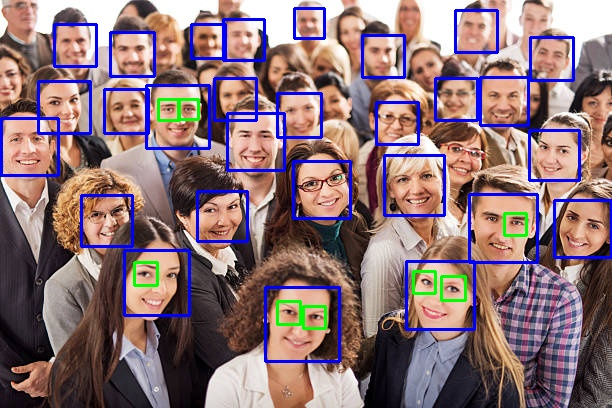
#> input picture t1/detect_example.jpg, 612 x 408 px
$ python ldog.py ../t1/detect_example.jpg   (older library calls are emulated)
#> lines starting #> are read from the running program, lines starting #| are printed output that depends on the picture
import cv2
import os.path
import sys
import numpy as np

WRITE_IMGS = False
BASE = None
EXT = None

def parse_args():
  if (2 > len(sys.argv) or len(sys.argv) > 3) or ("-h" in sys.argv):
    print("Usage " + sys.argv[0] + " img [-w] [-h]")
    print("  Arguments:")
    print("    img - image to apply filters")
    print("  Options:")
    print("    -w  - write images to disk")
    print("    -h  - displays this help message")
    return None, None
  base, ext = os.path.splitext(sys.argv[1])
  global WRITE_IMGS
  if "-w" in sys.argv:
    WRITE_IMGS = True
  print(WRITE_IMGS)
  return base, ext

def _ask_prompt(prompt, Options):
  print(prompt, end=' ')
  n = len(Options)
  for i, o in enumerate(Options):
    default = i == n-1
    if default:
      print('[', end='')
    print(o, end='')
    if default:
      print(']')
    else:
      print('/', end='')

def ask(prompt, Options):
  while True:
    _ask_prompt(prompt, Options)
    c = input()
    if c == '':
      return Options[-1]
    for i, o in enumerate(Options):
      if c == o or o.startswith(c):
        return o

def open_ask(prompt, n, Args):
  while True:
    print(prompt)
    s = input().split()
    if len(s) == n:
      break
  if type(Args) == type:
    t = Args
    for i, v in enumerate(s):
      s[i] = t(v)
    return s
  m = len(Args)
  lt = Args[0]
  for i, v in enumerate(s):
    if i < m:
      lt = Args[i]
    s[i] = lt(v)
  return s

def write_image(ap, img):
  if WRITE_IMGS:
    cv2.imwrite(BASE + "_" + ap + EXT, img)

# [30 lines left out: functions wait_key, draw_caption, view_image, not called in this run]

def add_image(title, img, subtitle=""):
  timg = draw_caption(title + subtitle, img)
  cv2.imshow(title, timg)

# [4 lines left out: function flush_imview, not called in this run]

def clear_imview():
  cv2.destroyAllWindows()

def read_image(path):
#> called with path = '../t1/detect_example.jpg'
  print("Reading image from " + path + "...")
  img = cv2.imread(path, cv2.IMREAD_GRAYSCALE)
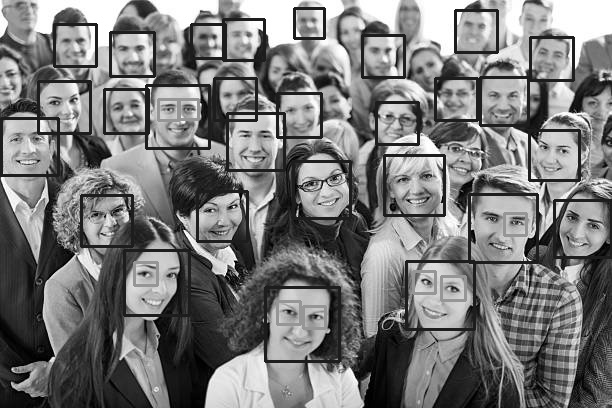
#> img: shape (408, 612); min 0, max 255, mean 122.6
  if img is None:
    sys.exit(2)
  if ask("View image?", ['y', 'n']) == 'y':
    view_image("Original", img)
  return img

def apply_gaussian(img):
  print("Applying gaussian blur...")
  s = open_ask("Gaussian blur kernel sizes (n, m) and (p, q)? Input format: n m p q", 4, int)
  bImg = cv2.GaussianBlur(img, (s[0], s[1]), 0)
  pImg = cv2.GaussianBlur(img, (s[2], s[3]), 0)
  if ask("View images?", ['y', 'n']) == 'y':
    add_image("Gaussian blur with kernel " + str(s[0:2]), bImg)
    add_image("Gaussian blur with kernel " + str(s[2:4]), pImg)
    flush_imview()
  return bImg, pImg

# [23 lines left out: functions apply_laplacian, apply_difference, compare_log_dog, not called in this run]

def half_img(img):
  return img[::2, 1::2]

# [49 lines left out: functions create_raw_pyramid, create_gaussian_pyramid, compare_pyramids, save_pyramid, not called in this run]

def run():
  I = read_image(BASE + EXT)
  write_image("gray", I)
  G1, G2 = apply_gaussian(I)
  write_image("G1", G1)
  write_image("G2", G2)
  iL, gL = apply_laplacian(I, G1)
  write_image("L", iL)
  write_image("LoG", gL)
  D = apply_difference(G1, G2)
  write_image("DoG", D)
  compare_log_dog(iL, gL, D)
  rP, gP = compare_pyramids(I)
  save_pyramid(rP, "raw_pyramid")
  save_pyramid(gP, "gauss_pyramid")

if __name__ == "__main__":
  BASE, EXT = parse_args()
  if BASE is None:
    sys.exit(1)
#> (the run stopped early here; a loop or call above may not have finished)
